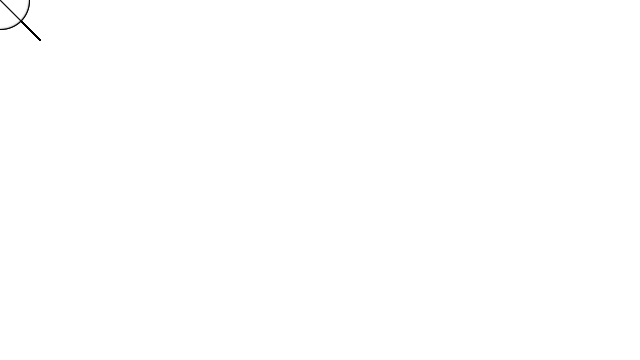
Frame 1 (no input)
Frame 60 (the mouse pressed at the canvas centre just before this capture): identical to frame 1, image omitted
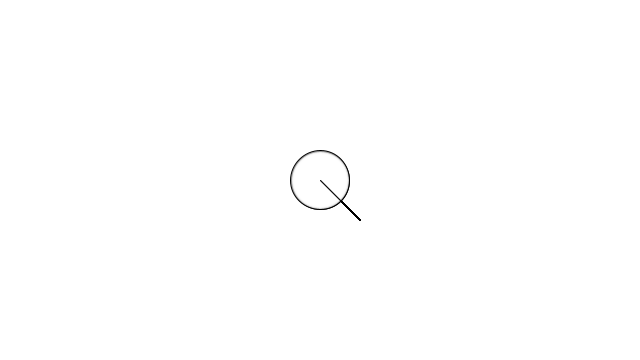
Frame 120 (the mouse held since frame 60 and released just before this capture)

The Processing sketch that drew these frames (run headless with seeded random() and noise(); from frame 60 on, the mouse is pressed at the canvas centre):

// Processing sketch: processing_165254
// ── processing_165254.pde

int num = 60;
float mx[] = new float[num];
float my[] = new float[num];

void setup() {
  size(640, 360);
  //noStroke();
  fill(255, 153); 
}

void draw() {
  background(255); 
  
  // Cycle through the array, using a different entry on each frame. 
  // Using modulo (%) like this is faster than moving all the values over.
  int which = frameCount % num;
  mx[which] = mouseX;
  my[which] = mouseY;
  
  for (int i = 0; i < num; i++) {
    // which+1 is the smallest (the oldest in the array)
    int index = (which+1 + i) % num;
    ellipse(mx[index], my[index], i, i);
    line(mx[index], my[index], mx[index] + 40, my[index] + 40);
  }
}
